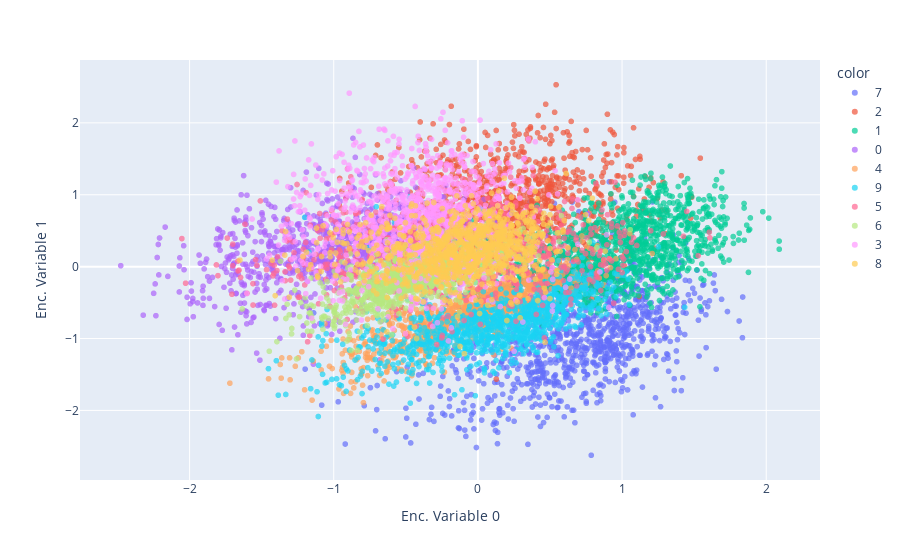

Notebook code for this chart:
### Code cell
from tqdm import tqdm
import sklearn

encoded_samples = []
for sample in tqdm(test_dataset):
    img = sample[0].unsqueeze(0).to(device)
    label = sample[1]
    # Encode image
    vae.eval()
    with torch.no_grad():
        encoded_img  = vae.encoder(img)
    # Append to list
    encoded_img = encoded_img.flatten().cpu().numpy()
    encoded_sample = {f"Enc. Variable {i}": enc for i, enc in enumerate(encoded_img)}
    encoded_sample['label'] = label
    encoded_samples.append(encoded_sample)
    
encoded_samples = pd.DataFrame(encoded_samples)
encoded_samples


from sklearn.manifold import TSNE
import plotly.express as px

px.scatter(encoded_samples, x='Enc. Variable 0', y='Enc. Variable 1', color=encoded_samples.label.astype(str), opacity=0.7)

### Figure 1 — Plotly figure (JSON) as saved in the notebook; plotly's stock layout.template omitted (floating-point values rounded to 4 significant figures; data arrays with more than 128 entries replaced by an {"elided": "..."} marker saying what was removed)
{"data": [{"hovertemplate": "color=7<br>Enc. Variable 0=%{x}<br>Enc. Variable 1=%{y}<extra></extra>", "legendgroup": "7", "marker": {"color": "#636efa", "opacity": 0.7, "symbol": "circle"}, "mode": "markers", "name": "7", "showlegend": true, "type": "scattergl", "x": {"elided": "1028 float values"}, "xaxis": "x", "y": {"elided": "1028 float values"}, "yaxis": "y"}, {"hovertemplate": "color=2<br>Enc. Variable 0=%{x}<br>Enc. Variable 1=%{y}<extra></extra>", "legendgroup": "2", "marker": {"color": "#EF553B", "opacity": 0.7, "symbol": "circle"}, "mode": "markers", "name": "2", "showlegend": true, "type": "scattergl", "x": {"elided": "1032 float values"}, "xaxis": "x", "y": {"elided": "1032 float values"}, "yaxis": "y"}, {"hovertemplate": "color=1<br>Enc. Variable 0=%{x}<br>Enc. Variable 1=%{y}<extra></extra>", "legendgroup": "1", "marker": {"color": "#00cc96", "opacity": 0.7, "symbol": "circle"}, "mode": "markers", "name": "1", "showlegend": true, "type": "scattergl", "x": {"elided": "1135 float values"}, "xaxis": "x", "y": {"elided": "1135 float values"}, "yaxis": "y"}, {"hovertemplate": "color=0<br>Enc. Variable 0=%{x}<br>Enc. Variable 1=%{y}<extra></extra>", "legendgroup": "0", "marker": {"color": "#ab63fa", "opacity": 0.7, "symbol": "circle"}, "mode": "markers", "name": "0", "showlegend": true, "type": "scattergl", "x": {"elided": "980 float values"}, "xaxis": "x", "y": {"elided": "980 float values"}, "yaxis": "y"}, {"hovertemplate": "color=4<br>Enc. Variable 0=%{x}<br>Enc. Variable 1=%{y}<extra></extra>", "legendgroup": "4", "marker": {"color": "#FFA15A", "opacity": 0.7, "symbol": "circle"}, "mode": "markers", "name": "4", "showlegend": true, "type": "scattergl", "x": {"elided": "982 float values"}, "xaxis": "x", "y": {"elided": "982 float values"}, "yaxis": "y"}, {"hovertemplate": "color=9<br>Enc. Variable 0=%{x}<br>Enc. Variable 1=%{y}<extra></extra>", "legendgroup": "9", "marker": {"color": "#19d3f3", "opacity": 0.7, "symbol": "circle"}, "mode": "markers", "name": "9", "showlegend": true, "type": "scattergl", "x": {"elided": "1009 float values"}, "xaxis": "x", "y": {"elided": "1009 float values"}, "yaxis": "y"}, {"hovertemplate": "color=5<br>Enc. Variable 0=%{x}<br>Enc. Variable 1=%{y}<extra></extra>", "legendgroup": "5", "marker": {"color": "#FF6692", "opacity": 0.7, "symbol": "circle"}, "mode": "markers", "name": "5", "showlegend": true, "type": "scattergl", "x": {"elided": "892 float values"}, "xaxis": "x", "y": {"elided": "892 float values"}, "yaxis": "y"}, {"hovertemplate": "color=6<br>Enc. Variable 0=%{x}<br>Enc. Variable 1=%{y}<extra></extra>", "legendgroup": "6", "marker": {"color": "#B6E880", "opacity": 0.7, "symbol": "circle"}, "mode": "markers", "name": "6", "showlegend": true, "type": "scattergl", "x": {"elided": "958 float values"}, "xaxis": "x", "y": {"elided": "958 float values"}, "yaxis": "y"}, {"hovertemplate": "color=3<br>Enc. Variable 0=%{x}<br>Enc. Variable 1=%{y}<extra></extra>", "legendgroup": "3", "marker": {"color": "#FF97FF", "opacity": 0.7, "symbol": "circle"}, "mode": "markers", "name": "3", "showlegend": true, "type": "scattergl", "x": {"elided": "1010 float values"}, "xaxis": "x", "y": {"elided": "1010 float values"}, "yaxis": "y"}, {"hovertemplate": "color=8<br>Enc. Variable 0=%{x}<br>Enc. Variable 1=%{y}<extra></extra>", "legendgroup": "8", "marker": {"color": "#FECB52", "opacity": 0.7, "symbol": "circle"}, "mode": "markers", "name": "8", "showlegend": true, "type": "scattergl", "x": {"elided": "974 float values"}, "xaxis": "x", "y": {"elided": "974 float values"}, "yaxis": "y"}], "layout": {"legend": {"title": {"text": "color"}, "tracegroupgap": 0}, "margin": {"t": 60}, "xaxis": {"anchor": "y", "domain": [0, 1], "title": {"text": "Enc. Variable 0"}}, "yaxis": {"anchor": "x", "domain": [0, 1], "title": {"text": "Enc. Variable 1"}}}}
